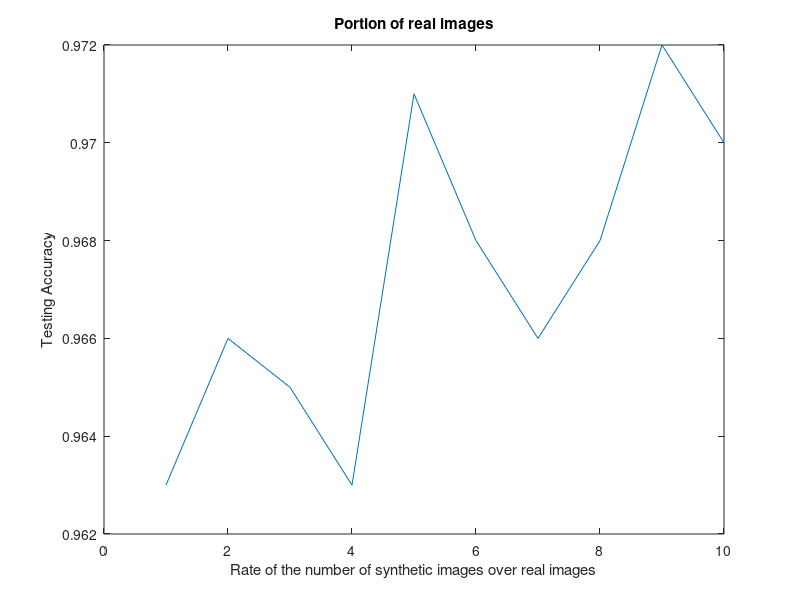
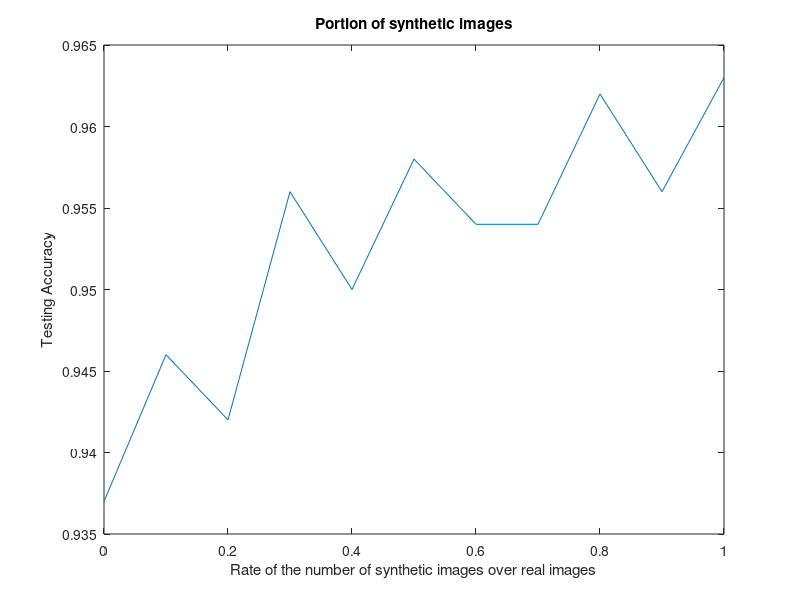

The MATLAB script that drew these images, in order:
close all; clc; clear;
% % EPOCH:50, lr=0.001
% index = 1:10;
% Acc = [0.949,0.956,0.954,0.960,0.965,0.972,0.972,0.970,0.970,0.971];  %0.971
% 
% index_ = 0.1:0.1:1;
% Acc_ = [0.941,0.943,0.942,0.945,0.931,0.946,0.946,0.946,0.954,0.950];

index = 1:10;
Acc = [0.963,0.966,0.965,0.963,0.971,0.968,0.966,0.968,0.972,0.970];  %0.971

index_ = 0:0.1:1;
Acc_ = [0.937,0.946,0.942,0.956,0.950,0.958,0.954,0.954,0.962,0.956,0.963];


figure (1)
plot(index,Acc)
xlabel('Rate of the number of synthetic images over real images')
ylabel('Testing Accuracy')
title('Portion of real images')

figure (2)
plot(index_,Acc_)
xlabel('Rate of the number of synthetic images over real images')
ylabel('Testing Accuracy')
title('Portion of synthetic images')